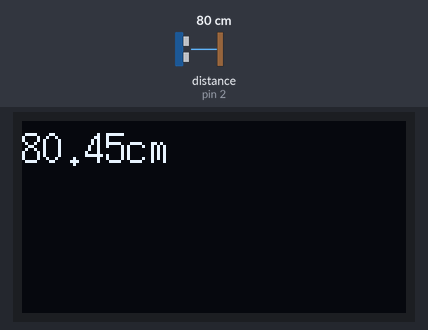
The sketch below on a simulated Arduino Uno, built with avr-gcc and run on an emulated ATmega328P. On the bench: 128×64 one-colour display. Wiring (inferred from the names in the program): ultrasonic range finder: trigger pin 3; echo pin 2. Inputs (shaded band) come from the test bench; at power-on: distance to the obstacle (sensor on pin 2) 80 cm. The echo pulse lasts 58.3 µs per cm; what the sketch prints to the serial monitor is not drawn.

Above: at 1.2 s.
1.3 s: distance to the obstacle (sensor on pin 2) set to 2 cm
At 2.5 s:
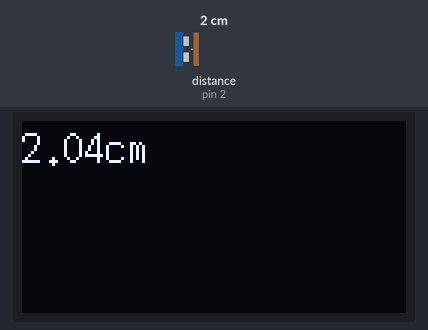
3.5 s: distance to the obstacle (sensor on pin 2) set to 9 cm
At 3.99 s:
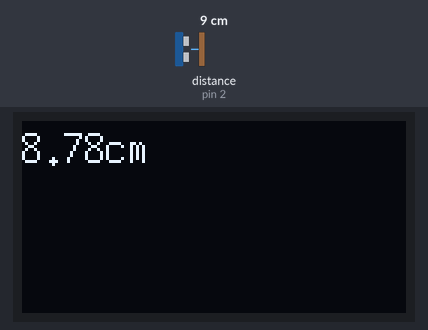
5.3 s: distance to the obstacle (sensor on pin 2) set to 60 cm
At 7.5 s:
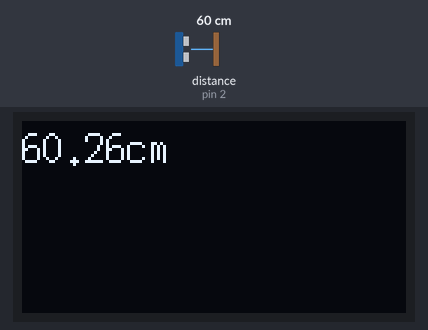
Timing chart, 0 to 9.0 s (numbered marks = the images above; inputs shaded):
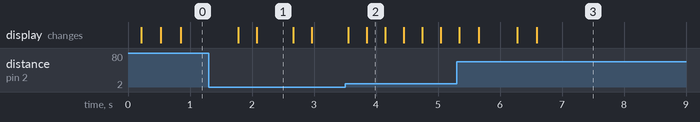

Measured:
- after the input at 1.3 s, the display: first changes after 0.48 s (image 1 shows a later state)
- what the display in image 1 shows lasts 0.6 s, from 2.1 s to 2.7 s

The sketch:

studna.ino
```cpp
#include "U8glib.h"

#define ECHOPIN 2
#define TRIGPIN 3
#define DELAY 100

U8GLIB_SSD1306_128X64 u8g(U8G_I2C_OPT_NO_ACK);

int arrayPos = 0;
int values[128];

void setup() {
  Serial.begin(9600);
  pinMode(ECHOPIN, INPUT);
  pinMode(TRIGPIN, OUTPUT);
}

void loop()
{
  float distance = measureDistance();
  Serial.print(distance);
  Serial.print("cm\n");

  values[arrayPos] = (int)distance;

  u8g.firstPage();
  do
  {
    u8g.setFont(u8g_font_7x14);
    u8g.setPrintPos(0, 14);
    u8g.print(String(distance) + "cm");

    u8g.setColorIndex(0);
    u8g.drawBox(0,15,128,50);

    u8g.setColorIndex(1);

    int min = 9999;
    int max = 0;

    for (int i=0;i<128;i++)
    {
      if (values[i] > max)
        max = values[i];
      if (values[i] < min)
        min = values[i];
    }

    max += 20;
    min -= 20;
    for (int i=0;i<128;i++)
    {
      int x = 128 - i;
      int y = (int)(64 - ((float)(values[(arrayPos+i)%128] - min) / (float)(max - min))*50);
      u8g.drawPixel(x,y);
    }
  }
  while( u8g.nextPage() );

  arrayPos = (arrayPos+1)%128;

  delay(DELAY);
}

float measureDistance()
{
  float distance = 0;
  int tries = 100;
  do
  {
    digitalWrite(TRIGPIN, LOW);
    delayMicroseconds(2);
    digitalWrite(TRIGPIN, HIGH);
    delayMicroseconds(10);
    digitalWrite(TRIGPIN, LOW);

    distance = pulseIn(ECHOPIN, HIGH);
    distance= distance*0.017315f;
    tries--;
  } while (distance > 500 && tries > 0);
  return distance > 500 ? 500 : distance;
}
```
